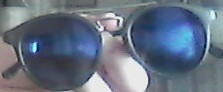
#> input picture template.jpg, 223 x 92 px
$ python zoomRecognition.py
#> lines starting #> are read from the running program, lines starting #| are printed output that depends on the picture
### sharedResources.py
# a lot of scripts use the same variables, functions etc, and in case of variables they need to be the same
#so they are stored here so we dont have to change them in all of the files
import cv2
import os

# make a file if it does not exist , or empty it if it does
# [5 lines left out: function initializeFolder, not called in this run]
#this is needed to create different test cases and to zoom the teplate
zoomFactors = [0.20,0.40,0.60,0.80,1.20,1.40,1.60,1.80,2.00]

#all the methods, we will eventually chose one
methods = [cv2.TM_CCOEFF, cv2.TM_CCOEFF_NORMED, cv2.TM_CCORR,
         cv2.TM_CCORR_NORMED,cv2.TM_SQDIFF,cv2.TM_SQDIFF_NORMED]

#recognise templte in image. The temp needs to be the same size and orientation that it will eventually be found
# in the image
def RecogniseTemplate(img, template, methods=[cv2.TM_CCOEFF]):
    h, w = template.shape
    for method in methods:
        img2 = img.copy()
        result = cv2.matchTemplate(img2,template, method)
        min_val, max_val, min_loc, max_loc = cv2.minMaxLoc(result)

        if method in [cv2.TM_SQDIFF,cv2.TM_SQDIFF_NORMED]:
            location = min_loc
        else:
            location = max_loc

        cv2.rectangle(img2,location, (location[0]+w, location[1]+h),(255,0,0),10)

        cv2.imshow("method" +str(method),img2)
        cv2.waitKey(0)
        cv2.destroyAllWindows()

### zoomRecognition.py
import cv2
import os
import re
from sharedResources import RecogniseTemplate
from sharedResources import methods

template = cv2.imread('template.jpg',0)
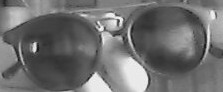
#> template: shape (92, 223); min 19, max 248, mean 111

for filename in os.listdir('zoomedImages'):
    img = cv2.imread('zoomedImages/'+filename,0)
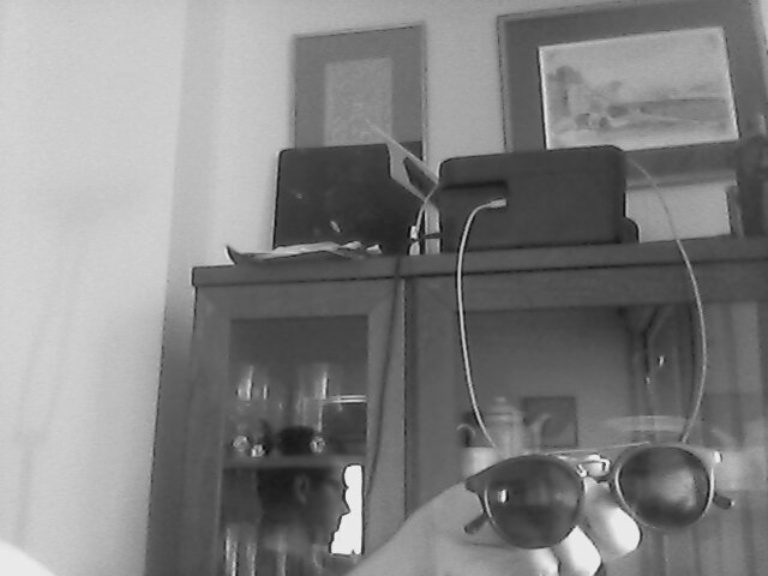
#> input picture zoomedImages/zoom120.jpg, 768 x 576 px
#> img is the input picture: shape (576, 768); min 13, max 245, mean 128.8
    zoom = int(re.sub("[^0-9]","",filename)) /100
    zoomed_template = cv2.resize(template,(0,0),fx= zoom,fy=zoom)
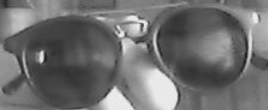
#> zoomed_template: shape (110, 268); min 25, max 244, mean 110.8
    RecogniseTemplate(img,zoomed_template,methods)
#> the loop in RecogniseTemplate, `for method in methods:` made 6 passes
#> (min_val, max_val, min_loc, location) on passes 1 to 4: (-22879836, 56162772, (173, 75), (462, 439)), (-0.385, 0.999, (386, 61), (462, 439)), (220074592, 660246848, (357, 168), (0, 60)), (0.781, 1, (195, 149), (462, 439))
#> (min_val, max_val, max_loc, location) on passes 5 to 6: (136096, 300916960, (0, 65), (462, 439)), (0.000325, 0.516, (357, 167), (462, 439))
#> pass 1, in RecogniseTemplate, `result = cv2.matchTemplate(img2,template, method)`:
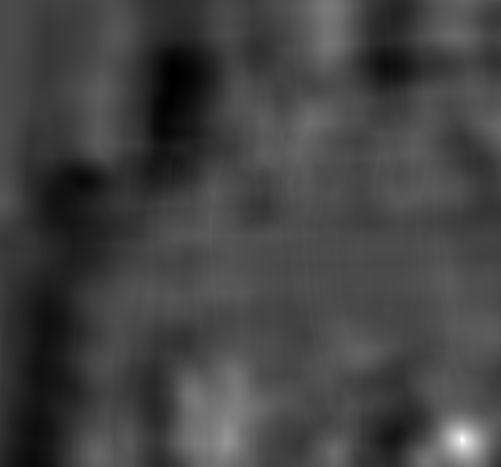
#> result: shape (467, 501) float32; min -22879836, max 56162772, mean -1973997; drawn with min black and max white
#> pass 1, in RecogniseTemplate, `cv2.imshow("method" +str(method),img2)`:
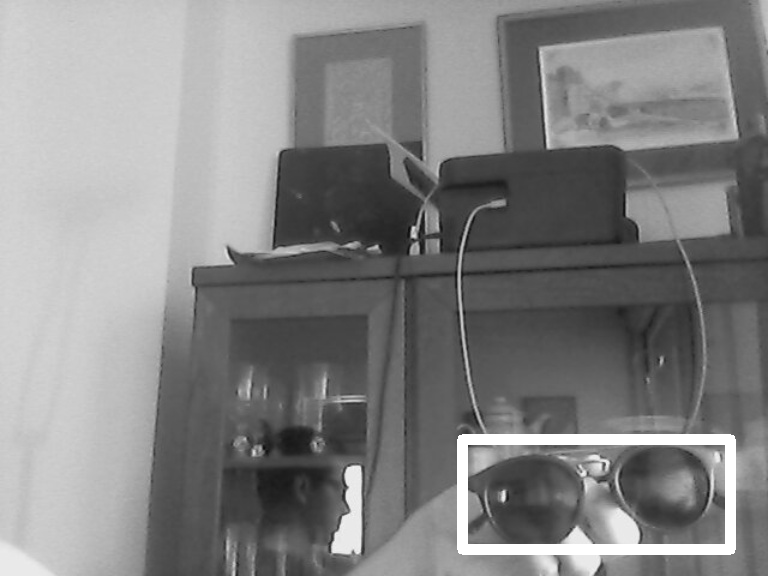
#> window 'method4': shape (576, 768); min 13, max 255, mean 131.1
#> pass 3, in RecogniseTemplate, `result = cv2.matchTemplate(img2,template, method)`:
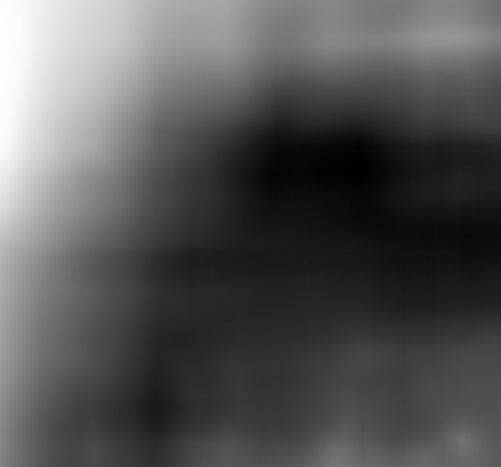
#> result: shape (467, 501) float32; min 220074592, max 660246848, mean 368067136; drawn with min black and max white
#> after the loop in RecogniseTemplate, `for method in methods:`:
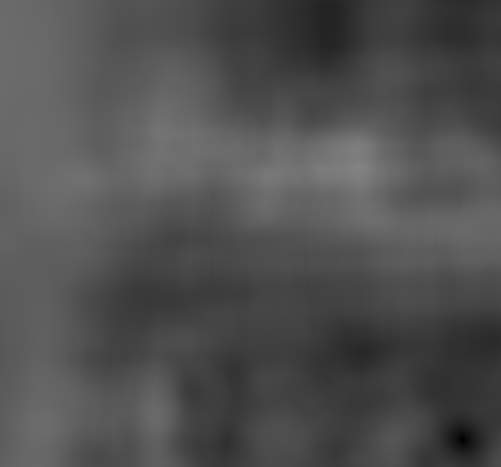
#> result: shape (467, 501) float32; min 0.000325, max 0.516, mean 0.316
    cv2.waitKey(0)
    cv2.destroyAllWindows()
#> pass 2 of the loop `for filename in os.listdir('zoomedImages'):`:
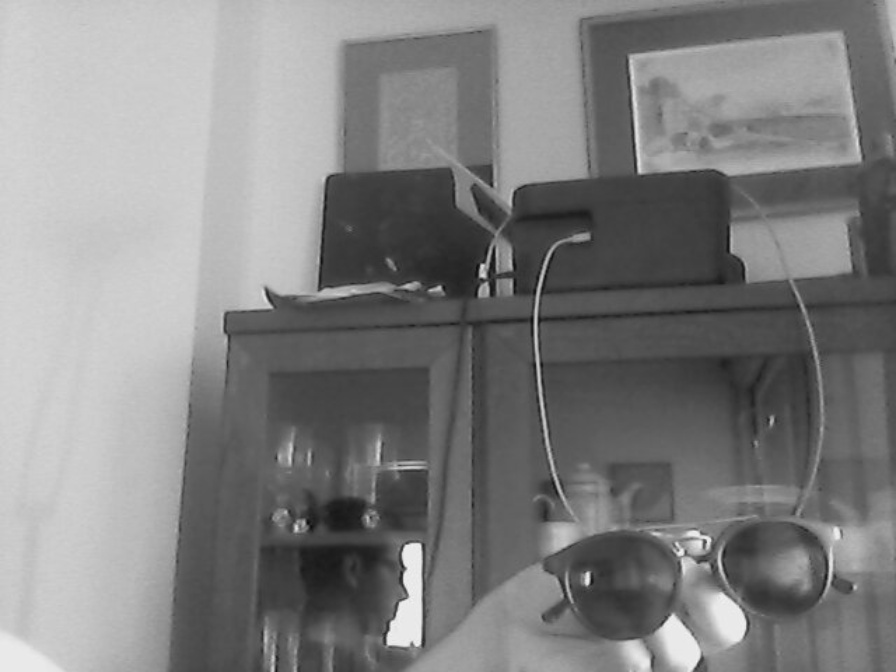
#> input picture zoomedImages/zoom140.jpg, 896 x 672 px
#> img is the input picture: shape (672, 896); min 11, max 247, mean 128.8
#> zoomed_template: shape (129, 312)
#> the loop in RecogniseTemplate (call 2), `for method in methods:` made 6 passes
#> (min_val, max_val, min_loc, location) on passes 1 to 4: (-31593634, 76944288, (201, 87), (539, 513)), (-0.388, 0.997, (450, 70), (539, 512)), (300815296, 902319104, (418, 195), (0, 70)), (0.781, 1, (227, 174), (539, 512))
#> pass 1, in RecogniseTemplate (call 2), `result = cv2.matchTemplate(img2,template, method)`:
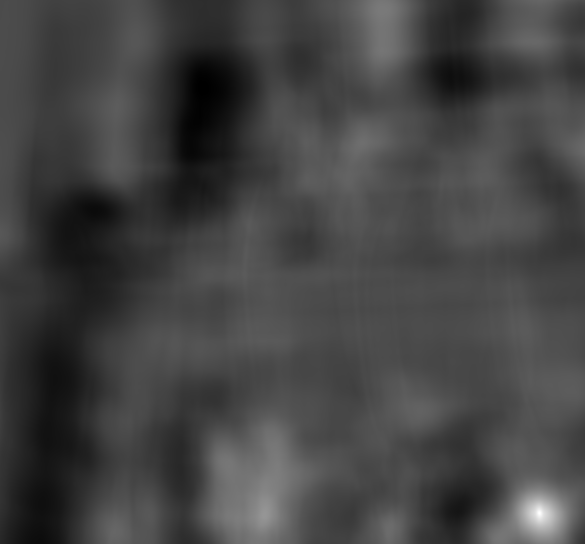
#> result: shape (544, 585) float32; min -31593634, max 76944288, mean -2706733; drawn with min black and max white
#> after the loop in RecogniseTemplate (call 2), `for method in methods:`:
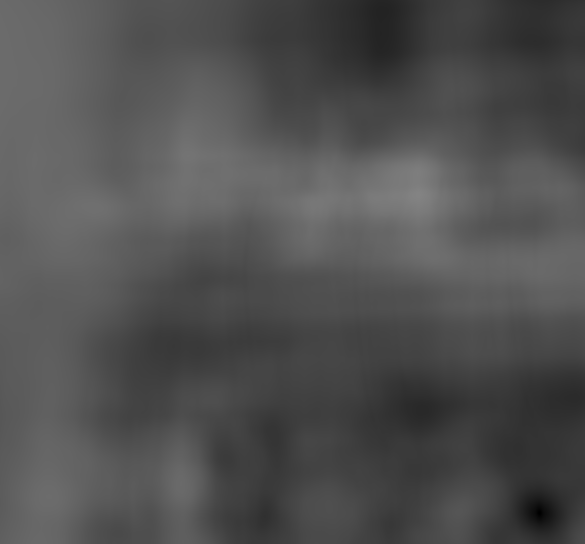
#> result: shape (544, 585) float32; min 0.000693, max 0.517, mean 0.317
#> pass 3 of the loop `for filename in os.listdir('zoomedImages'):`:
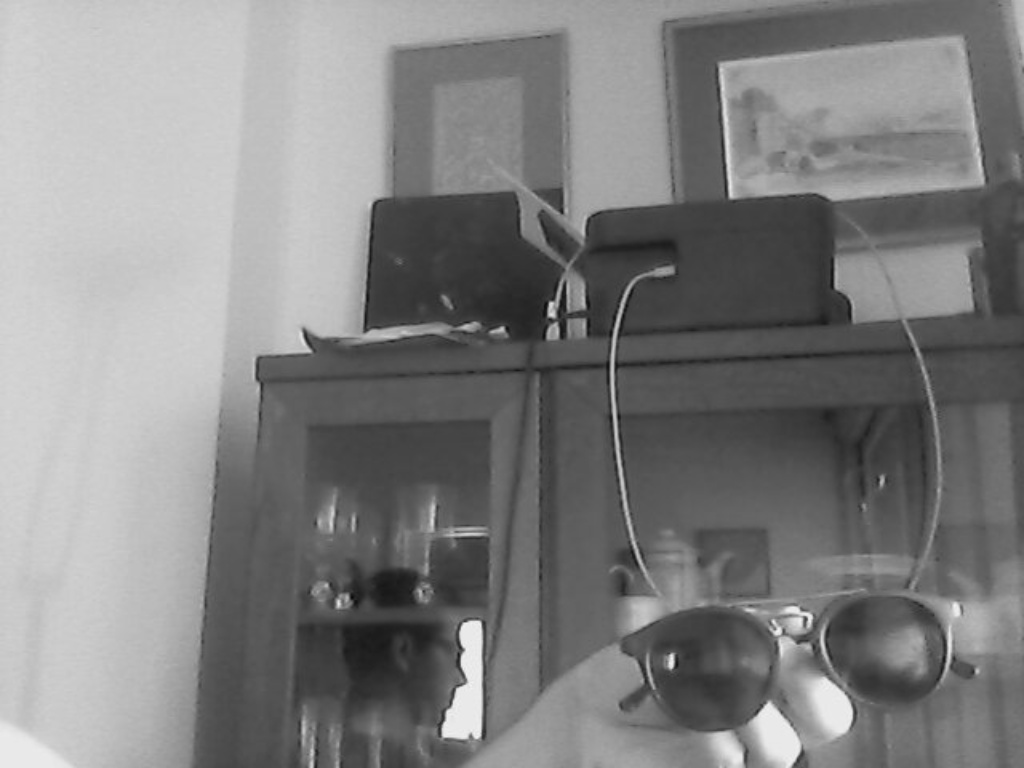
#> input picture zoomedImages/zoom160.jpg, 1024 x 768 px
#> img is the input picture: shape (768, 1024); min 8, max 244, mean 128.8
#> zoomed_template: shape (147, 357)
#> the loop in RecogniseTemplate (call 3), `for method in methods:` made 6 passes
#> (min_val, max_val, min_loc, location) on passes 1 to 4: (-40951620, 100322520, (230, 100), (616, 586)), (-0.387, 0.998, (514, 80), (616, 586)), (391892096, 1.18e+09, (477, 223), (0, 80)), (0.781, 1, (259, 198), (616, 586))
#> pass 1, in RecogniseTemplate (call 3), `result = cv2.matchTemplate(img2,template, method)`:
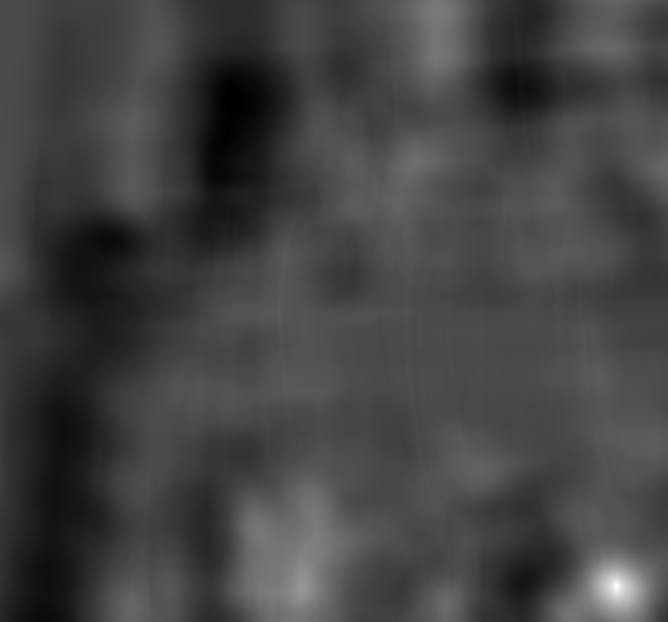
#> result: shape (622, 668) float32; min -40951620, max 100322520, mean -3526528.8; drawn with min black and max white
#> after the loop in RecogniseTemplate (call 3), `for method in methods:`:
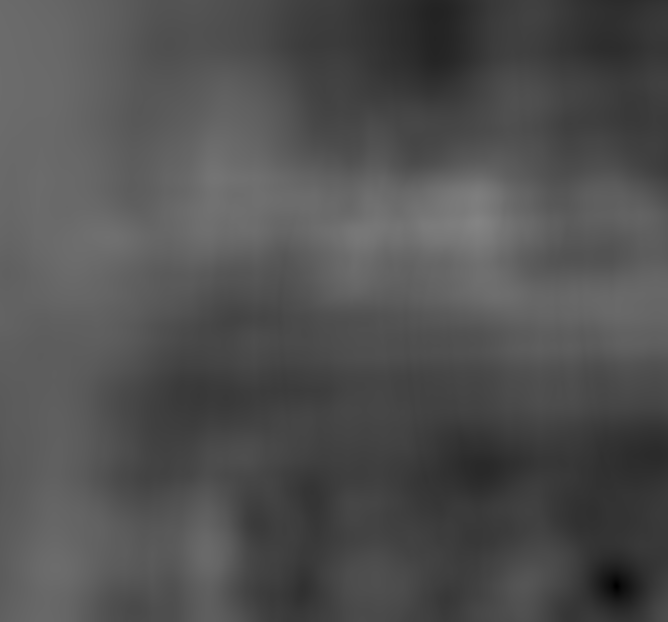
#> result: shape (622, 668) float32; min 0.000551, max 0.516, mean 0.316
